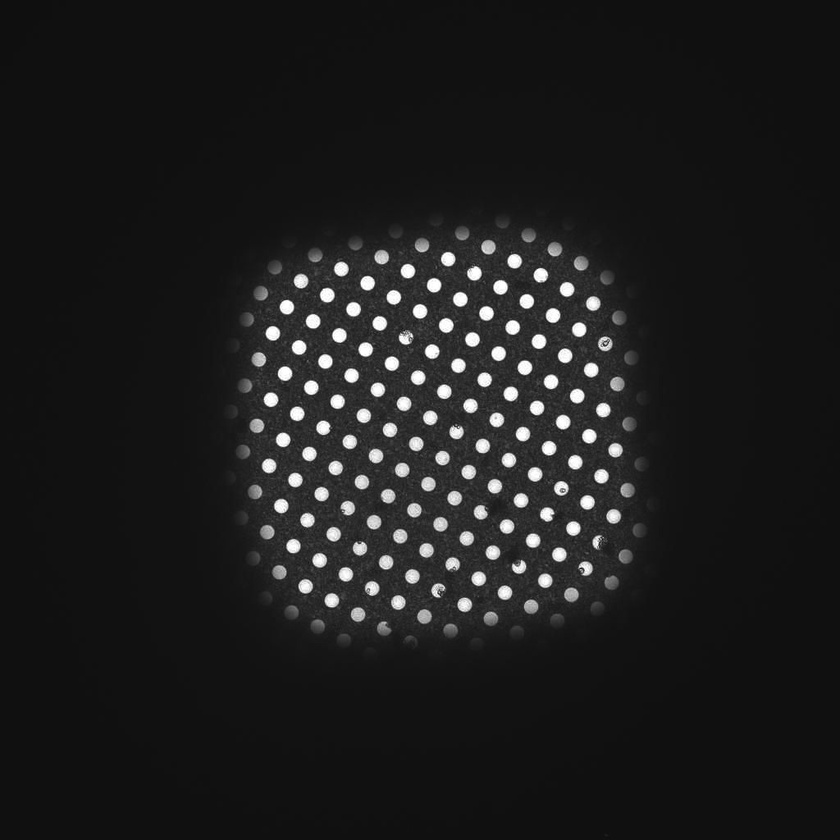
#> input picture square.jpg, 840 x 840 px, shrunk from 1024 x 1024 before the run
$ python findholes.py
#> lines starting #> are read from the running program, lines starting #| are printed output that depends on the picture; after the words box and inside, x2 and y2 are one past the last pixel; in counts of white or black regions, pixels touching at a corner belong together
"""
findholes.py

Locates centers of holes in 'square.jpg' and 'subsquare.jpg' images.
Produces new versions of images with the center of each hole labeled.
Find the region on 'square.jpg' that corresponds to 'subsquare.jpg'
"""

import numpy as np
import cv2
import matplotlib.pyplot as plt

# tools for feature detection
sift = cv2.SIFT_create()  # Scale Invariant Feature Transform detector
bf = cv2.BFMatcher()  # Brute Force Matcher


class Image(object):
    """
    A class used to represent an image.
    """
    # tunable variables for contour detection
    threshold_area_slider = 1 / 5  # (0, 1]: lower number includes more contours of smaller area
    """threshold_area_slider : slider used to filter contours based on area"""
    threshold_gs_slider = 1 / 2  # [0, 1]: lower number means higher contrast needed to pass threshold
    """threshold_gs_slider : slider used to determine grayscale threshold when converting image to binary image"""

    def __init__(self, fp):
        """
        :param fp: str
            file path (including name and file type) to image
        """
#> called with fp = 'square.jpg'
        self.key_points = None
        """key_points : list of keypoints describing features found though SIFT"""
        self.descriptors = None
        """descriptors : numpy array of descriptors describing features found through SIFT"""
        self.binary_img = None
        """binary_img : binary version of original image"""
        self.contours = None
        """contours : list of arrays containing contours found in binary image"""
        self.contour_img = None
        """contour_img : original image with contours drawn on top"""
        self.matches = None
        """matches : list of matching features across images"""
        self.path = fp
        """fp : file path (including name and extension) to image"""
        self.img = cv2.imread(fp)
#> self.img is the input picture: shape (840, 840, 3); min 14, max 255, mean 29.3
        """img : image loaded from fp"""
        self.gray_scale_img = cv2.cvtColor(self.img, cv2.COLOR_BGR2GRAY)
        """gray_scale_img : gray scale version of img"""

        # find features and contours in image
        self.find_contours()
        self.find_features()

    def find_features(self):
        """
        A method that uses sift to detect key_points and descriptors in image.
        :return:
        """
        if self.contours is None:
            self.find_contours()
        # mask = np.dstack([cv2.bitwise_not(self.binary_img)]*3)
        self.key_points, self.descriptors = sift.detectAndCompute(self.img, None)
        self.partition_features_amongst_contours()

    def partition_features_amongst_contours(self):
        """A method to partition features amongst contours."""
        feature_index = -1
        for kp, des in zip(self.key_points, self.descriptors):
            feature_index += 1
            for contour_obj in self.contours:
                if cv2.pointPolygonTest(contour_obj.contour, kp.pt, True):
                    contour_obj.add_feature(kp, des, feature_index)
                    break

    def find_contours(self):
        """
        A method to find contours in image.
        :return:
        """
        _, self.binary_img = cv2.threshold(self.gray_scale_img, int(self.threshold_gs_slider * 255), 255, cv2.THRESH_BINARY)
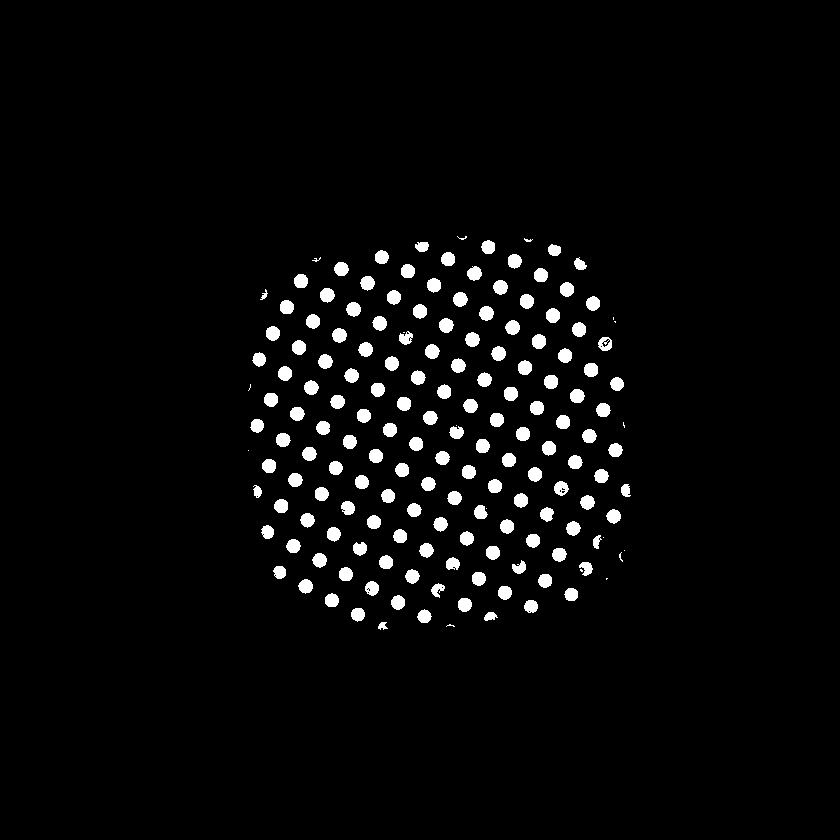
#> self.binary_img: shape (840, 840); 3.3% white; 168 white regions (17 under 20 px)
        contour_list = cv2.findContours(self.binary_img, cv2.RETR_TREE, cv2.CHAIN_APPROX_SIMPLE)[-2]
#> contour_list = 189 contours, 37 with area under 20; largest, box (x1, y1, x2, y2) and area: (479, 306, 494, 321) 151, (332, 328, 347, 343) 150, (439, 318, 454, 333) 150, (453, 292, 468, 307) 150, (493, 280, 508, 295) 150
        self.create_contour_obj(self.filter_contours(contour_list))

    def create_contour_obj(self, contours_list):
        """A method to create a list of Contour objects."""
        self.contours = [Contour(contour, label, self) for label, contour in enumerate(contours_list)]

    def filter_contours(self, contour_list):
        """
        A method to filter the contours in image based on a threshold area.
        :param contour_list: list of all contours in image
        :return: list of contours in image with acceptable area
        """
        contour_areas = [cv2.contourArea(contour) for contour in contour_list]
#> contour_areas = 189 values, max 151 at index 160, min 0 at index 35, mean 108.9
        threshold_area = self.threshold_area_slider * (min(contour_areas) + max(contour_areas))
#> threshold_area = 30.2
#> in __init__, `self.features = []`: self.features = []
#> call 2 of __init__, with contour = array of shape (19, 1, 2), label = 1
#> in create_contour_obj, `self.contours = [Contour(contour, label, self) for label, contour in e..`: self.contours = 150 items
#> in find_features, `self.key_points, self.descriptors = sift.detectAndCompute(self.img, No..`: self.key_points = 1679 keypoints; strongest (x, y, size): (549, 448, 9), (351, 375, 9), (392, 363, 9), (448, 259, 9)
#> the loop in partition_features_amongst_contours, `for kp, des in zip(self.key_points, self.descriptors):` made 1679 passes
#> kp on passes 1 to 3: keypoint at (245.3, 451.4), size 7.7, keypoint at (245.3, 451.4), size 7.7, keypoint at (245.3, 451.4), size 7.7
#> after the loop in partition_features_amongst_contours, `for kp, des in zip(self.key_points, self.descriptors):`: feature_index = 1678
        return [contour for contour in contour_list if cv2.contourArea(contour) > threshold_area]

    def find_moments_of_contours(self, font_size=0.5, dot_size=2):
        """
        A method to find and label the center of contours in binary_img.
        :param font_size: font size of contour label
        :param dot_size: size of dot which marks the center of the contour
        :return:
        """
#> called with font_size = 0.5, dot_size = 2
        if self.contours is None:
            self.find_contours()
        if self.contour_img is None:
            self.draw_contours()
#> in draw_contours, `contours_to_draw = [contour_obj.contour for contour_obj in self.contou..`: contours_to_draw = 150 contours; largest, box (x1, y1, x2, y2) and area: (479, 306, 494, 321) 151, (332, 328, 347, 343) 150, (439, 318, 454, 333) 150, (453, 292, 468, 307) 150, (493, 280, 508, 295) 150
        for contour_obj in self.contours:
            moments = cv2.moments(contour_obj.contour)
            cX = int(moments["m10"]/moments["m00"])
            cY = int(moments["m01"]/moments["m00"])
            contour_obj.set_center((cX, cY))
            cv2.circle(self.contour_img, (cX, cY), dot_size, (0, 0, 255), -1)
            cv2.putText(self.contour_img, str(contour_obj.label), (cX, cY), cv2.FONT_HERSHEY_SIMPLEX, font_size, (255, 0, 0), 2)
#> this loop made 150 passes
#> (cX, cY) on passes 1 to 8: (382, 625), (489, 615), (423, 615), (357, 614), (530, 605), (464, 604), (397, 602), (331, 599)
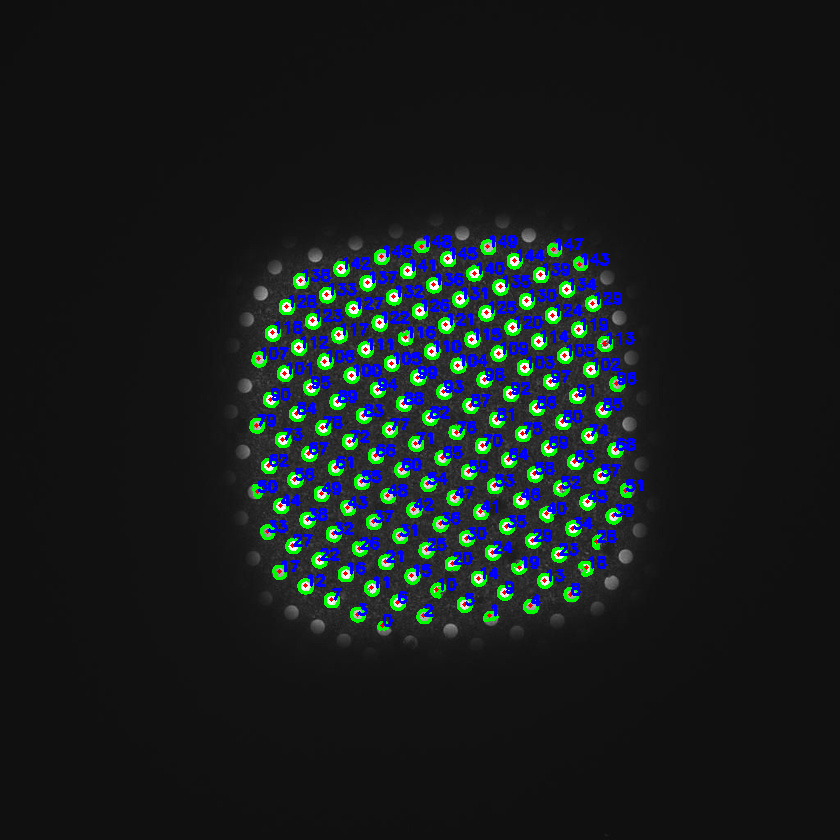
#> self.contour_img: shape (840, 840, 3); mean B, G, R 31.4, 29.1, 23.2
#> call 2 of __init__, with fp = 'subsquare.jpg'
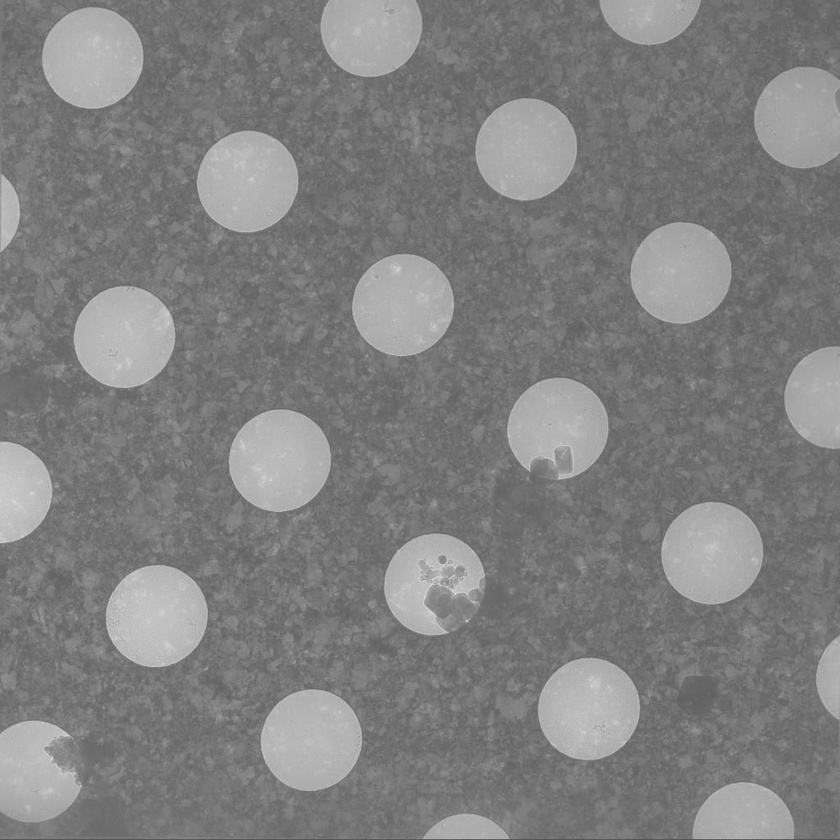
#> input picture subsquare.jpg, 840 x 840 px, shrunk from 1024 x 1024 before the run
#> in __init__, self.img is the input picture: shape (840, 840, 3); min 81, max 228, mean 127.5
#> in find_contours (call 2), `_, self.binary_img = cv2.threshold(self.gray_scale_img, int(self.thres..`:
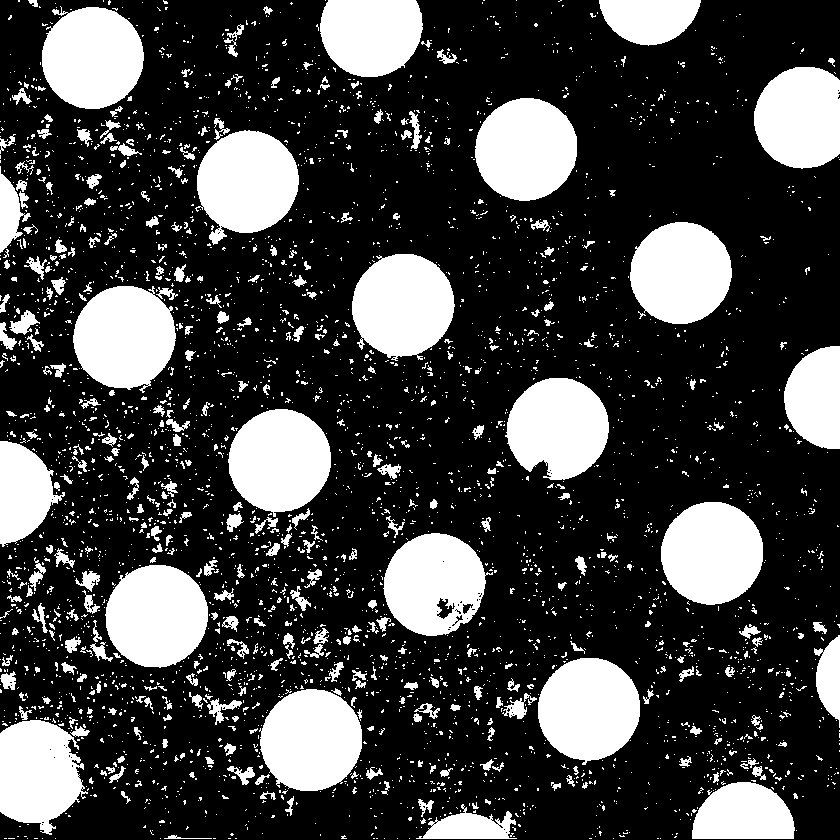
#> self.binary_img: shape (840, 840); 26.1% white; 3751 white regions (3358 under 20 px)
#> in find_contours (call 2), `contour_list = cv2.findContours(self.binary_img, cv2.RETR_TREE, cv2.CH..`: contour_list = 4054 contours, 3813 with area under 20; largest, box (x1, y1, x2, y2) and area: (195, 130, 299, 245) 8162, (352, 254, 455, 361) 8140, (228, 409, 331, 517) 8135, (73, 286, 176, 393) 8121, (105, 565, 208, 668) 8113
#> in find_features (call 2), `self.key_points, self.descriptors = sift.detectAndCompute(self.img, No..`: self.key_points = 847 keypoints; strongest (x, y, size): (155, 616, 62.4), (588, 709, 62.5), (125, 337, 63), (278, 461, 62.9)
#> the loop in partition_features_amongst_contours (call 2), `for kp, des in zip(self.key_points, self.descriptors):` made 847 passes
#> kp on passes 1 to 3: keypoint at (2.7, 176.6), size 2.3, keypoint at (4.7, 439), size 4.2, keypoint at (6.3, 183.9), size 6.4
#> call 2 of find_moments_of_contours, with font_size = 2, dot_size = 5
#> in draw_contours (call 2), `contours_to_draw = [contour_obj.contour for contour_obj in self.contou..`: contours_to_draw = 21 contours; largest, box (x1, y1, x2, y2) and area: (195, 130, 299, 245) 8162, (352, 254, 455, 361) 8140, (228, 409, 331, 517) 8135, (73, 286, 176, 393) 8121, (105, 565, 208, 668) 8113
#> in draw_contours (call 2), `cv2.drawContours(self.contour_img, contours_to_draw, -1, (0, 255, 0), 2)`:
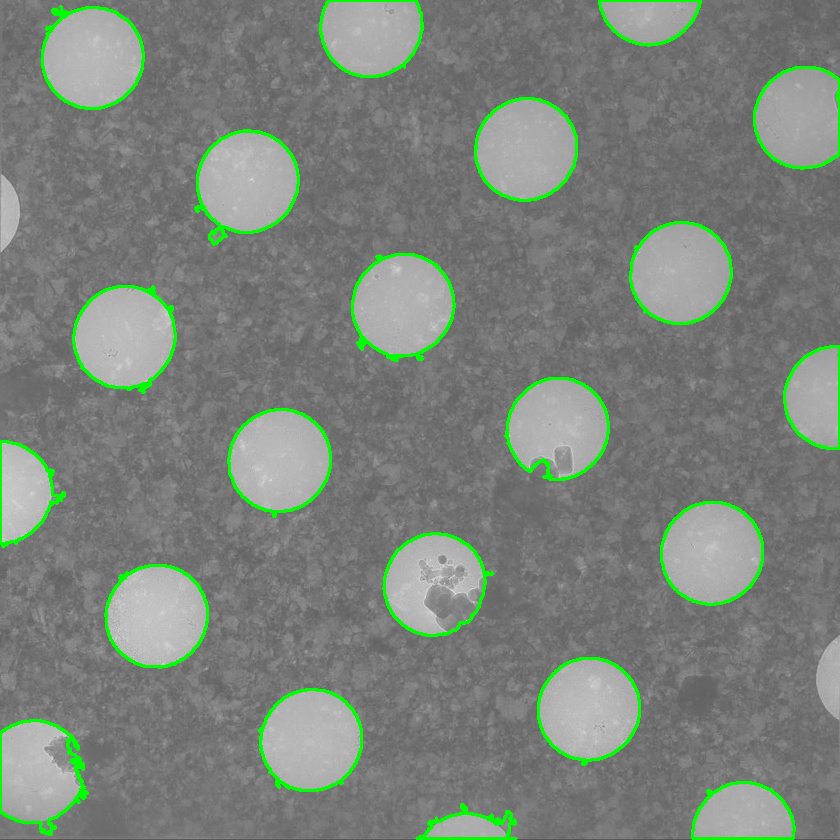
#> self.contour_img: shape (840, 840, 3); 3.24% of pixels changed, all inside (x1, y1, x2, y2) = (0, 0, 840, 840)
#> the loop in find_moments_of_contours (call 2), `for contour_obj in self.contours:` made 21 passes
#> (cX, cY) on passes 1 to 8: (469, 827), (743, 814), (37, 772), (310, 739), (588, 708), (156, 615), (434, 583), (711, 552)
#> after the loop in find_moments_of_contours (call 2), `for contour_obj in self.contours:`:
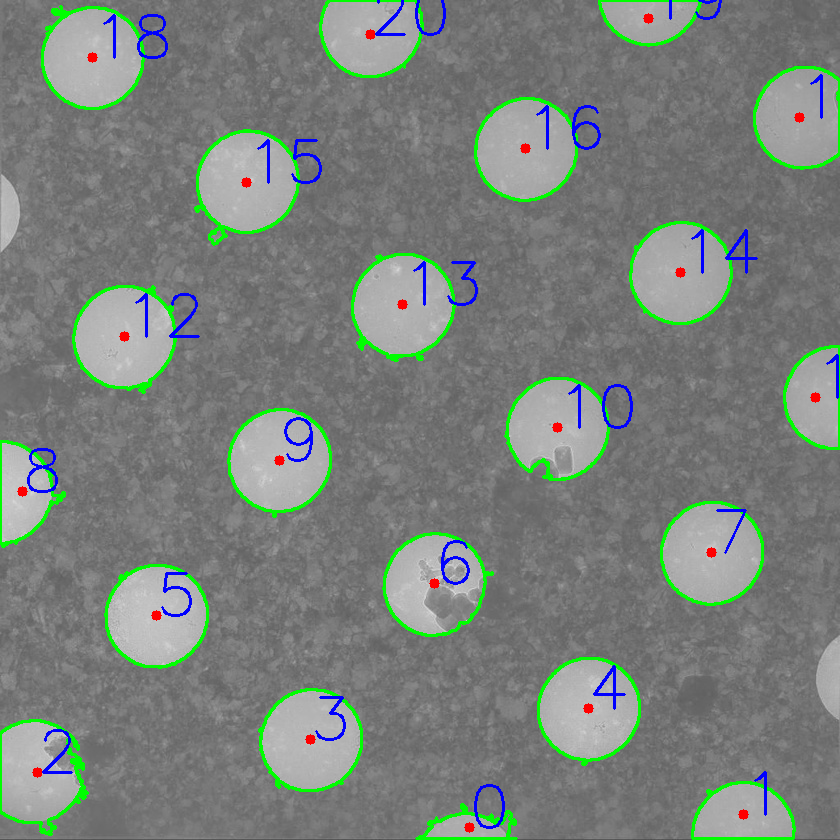
#> self.contour_img: shape (840, 840, 3); 1.35% of pixels changed, all inside (x1, y1, x2, y2) = (17, 0, 839, 833)
        cv2.imwrite(self.path.split('.')[0] + '_labeled.jpg', self.contour_img)

    def draw_contours(self, contours_to_draw=None):
        """
        A method to (create and) draw contours on contour_img.
        :return:
        """
        if self.contours is None:
            self.find_contours()
        self.contour_img = self.img.copy()
        if contours_to_draw is None:
            contours_to_draw = [contour_obj.contour for contour_obj in self.contours]
        cv2.drawContours(self.contour_img, contours_to_draw, -1, (0, 255, 0), 2)

    def show_contours(self):
        """
        A method to display contour_img.
        :return:
        """
        if self.contours is None:
            self.find_contours()
        if self.contour_img is None:
            self.draw_contours()
        self.show_image(self.contour_img)

    def show_image(self, img=None):
        """
        A method to display img.
        :param img: image to display
        :return:
        """
        img = self.img if img is None else img
        plt.imshow(img, cmap='gray')
        plt.show()

    # [7 lines left out: function show_features, not called in this run]

    def match_features(self, comparison_image):
        """
        A method to find matching features between self and comparison_image (Image object).
        :param comparison_image: Image object to find matching features in.
        :return:
        """
        # use Brute Force algorithm with k=2 Nearest Neighbors to find matching features
        matches = bf.knnMatch(self.descriptors, comparison_image.descriptors, k=2)
#> matches = 847 matches
        self.matches = []
        # Lowe's ratio test to check that distances between two nearest neighbors are different enough
        for neighbor1, neighbor2 in matches:
            if neighbor1.distance < 0.75*neighbor2.distance:
                self.matches.append(neighbor1)
#> after the loop, self.matches = 5 matches
        # self.highlight_matched_contours(comparison_image)

    # [15 lines left out: function highlight_matched_contours, not called in this run]

    def show_matches(self, comparison_image):
        """
        A method to display matching features between img and comparison_image.
        :param comparison_image: Image object to find matching features in.
        :return:
        """
        if self.matches is None:
            self.match_features(comparison_image)
        img = cv2.drawMatches(self.img, self.key_points, comparison_image.img, comparison_image.key_points, self.matches, self.img)
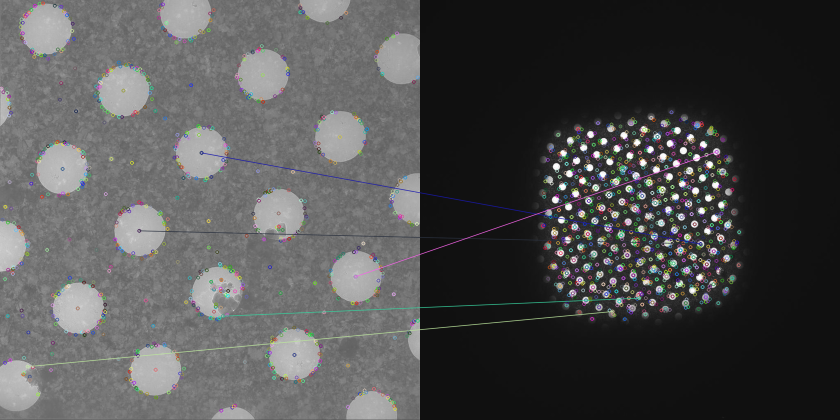
#> img: shape (840, 1680, 3) (shown at 1/2 size); mean B, G, R 79.1, 78.9, 78.9
        cv2.imwrite(self.path.split('.')[0] + '_matches.jpg', img)
        self.show_image(img)


class Contour(object):
    """
    A class used to represent a contour.
    """
    def __init__(self, contour, label, parent):
        self.features = []
        """features : tuple of keypoints, descriptors, and index describing features found though SIFT"""
        self.center = None
        """center : center of contour"""
        self.parent = parent
        """parent : parent image of contour"""
        self.contour = contour
        """contour : numpy array describing contour"""
        self.label = label
        """label : label of contour"""

    def set_center(self, center):
        """
        A method to set the center of the contour as (cX, cY).
        """
        self.center = center

    def add_feature(self, key_points, descriptors, idx):
        """
        A method to set the key_points, descriptors, and features index of the contour.
        """
        self.features.append((key_points, descriptors, idx))


if __name__=='__main__':
    # create instance of image for square.jpg
    square = Image('square.jpg')
    square.find_moments_of_contours()  # find center and label contours
    square.show_contours()  # show labeled contours

    # create instance of image for subsquare.jpg
    subsquare = Image('subsquare.jpg')
    subsquare.find_moments_of_contours(dot_size=5, font_size=2)  # find center and label contours
    subsquare.show_contours()  # show labeled contours

    # match features between square and subsquare
    subsquare.show_matches(square)

""" FEATURE DETECTION/MATCHING
1. find features in image using SIFT algorithm
2. match features using brute force algorithm
3. use homography to highlight magnified region >> need at least 4 points
OR
1. scalable template matching
"""

"""LOCATE/LABEL HOLES
1. convert image to grayscale then to binary based on threshold
2. find contours in image using opencv.find_contours
3. find centers of contours using opencv.moments
OR
1. scalable template matching
"""

"""POSSIBLE IMPROVEMENTS
A. BINARY MASK THEN FEATURE DETECTION
    1. binary dilation on each circle
    2. create mask of holes only
    3. use mask to filter out any non-holes
    4. perform feature extraction only on filtered image
    r. (no features unnecessary features detected)
B. IMAGE AS CLASS WITH METHODS FOR IMAGE PROCESSING
    1. Methods
        * SIFT
        * BF Matcher
    2. Attributes
        * (key_points, descriptors)
C. HOLES AS CLASSES WITH ATTRIBUTES
    * HOLES extend IMAGE class?
D. USE TEMPLATE MATCHING INSTEAD OF CONTOURS
E. USE DISTRIBUTION OF CONTOUR AREA FOR FILTERING CONTOURS
F. HIGHLIGHT MATCHING CONTOURS IN EACH IMAGE
"""
